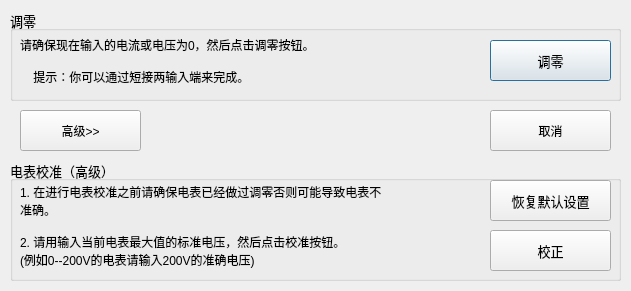
<?xml version="1.0" encoding="UTF-8"?>
<ui version="4.0">
 <class>AdjustWin</class>
 <widget class="QDialog" name="AdjustWin">
  <property name="enabled">
   <bool>true</bool>
  </property>
  <property name="geometry">
   <rect>
    <x>0</x>
    <y>0</y>
    <width>631</width>
    <height>291</height>
   </rect>
  </property>
  <property name="windowTitle">
   <string>电表调零和校正</string>
  </property>
  <widget class="QGroupBox" name="groupBox">
   <property name="geometry">
    <rect>
     <x>10</x>
     <y>10</y>
     <width>611</width>
     <height>91</height>
    </rect>
   </property>
   <property name="font">
    <font>
     <pointsize>10</pointsize>
    </font>
   </property>
   <property name="title">
    <string>调零</string>
   </property>
   <widget class="QLabel" name="label">
    <property name="geometry">
     <rect>
      <x>10</x>
      <y>20</y>
      <width>461</width>
      <height>61</height>
     </rect>
    </property>
    <property name="font">
     <font>
      <pointsize>9</pointsize>
     </font>
    </property>
    <property name="text">
     <string>请确保现在输入的电流或电压为0，然后点击调零按钮。

    提示：你可以通过短接两输入端来完成。</string>
    </property>
   </widget>
   <widget class="QPushButton" name="pushButton">
    <property name="geometry">
     <rect>
      <x>480</x>
      <y>30</y>
      <width>121</width>
      <height>41</height>
     </rect>
    </property>
    <property name="text">
     <string>调零</string>
    </property>
   </widget>
  </widget>
  <widget class="QGroupBox" name="groupBox_2">
   <property name="geometry">
    <rect>
     <x>10</x>
     <y>160</y>
     <width>611</width>
     <height>121</height>
    </rect>
   </property>
   <property name="font">
    <font>
     <pointsize>10</pointsize>
    </font>
   </property>
   <property name="title">
    <string>电表校准（高级）</string>
   </property>
   <widget class="QLabel" name="label_2">
    <property name="geometry">
     <rect>
      <x>10</x>
      <y>20</y>
      <width>461</width>
      <height>91</height>
     </rect>
    </property>
    <property name="font">
     <font>
      <pointsize>9</pointsize>
     </font>
    </property>
    <property name="text">
     <string>1. 在进行电表校准之前请确保电表已经做过调零否则可能导致电表不
准确。

2. 请用输入当前电表最大值的标准电压，然后点击校准按钮。
(例如0--200V的电表请输入200V的准确电压)</string>
    </property>
   </widget>
   <widget class="QPushButton" name="pushButton_2">
    <property name="geometry">
     <rect>
      <x>480</x>
      <y>70</y>
      <width>121</width>
      <height>41</height>
     </rect>
    </property>
    <property name="text">
     <string>校正</string>
    </property>
   </widget>
   <widget class="QPushButton" name="pushButton_4">
    <property name="geometry">
     <rect>
      <x>480</x>
      <y>20</y>
      <width>121</width>
      <height>41</height>
     </rect>
    </property>
    <property name="text">
     <string>恢复默认设置</string>
    </property>
   </widget>
  </widget>
  <widget class="QPushButton" name="pushButton_3">
   <property name="geometry">
    <rect>
     <x>490</x>
     <y>110</y>
     <width>121</width>
     <height>41</height>
    </rect>
   </property>
   <property name="text">
    <string>取消</string>
   </property>
  </widget>
  <widget class="QPushButton" name="pushButton_5">
   <property name="geometry">
    <rect>
     <x>20</x>
     <y>110</y>
     <width>121</width>
     <height>41</height>
    </rect>
   </property>
   <property name="text">
    <string>高级&gt;&gt;</string>
   </property>
  </widget>
 </widget>
 <resources/>
 <connections/>
</ui>
